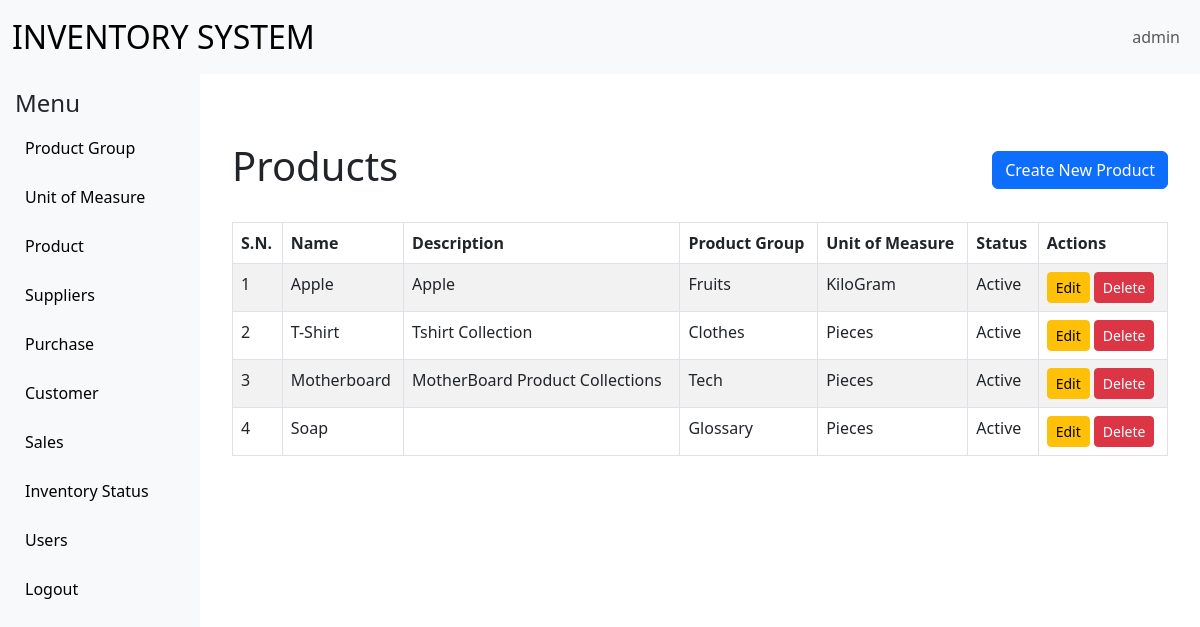
/productsystem/ProductList.php (signed in), run on the app's committed database.
### tables this page shows
CREATE TABLE `products` (
  `id` int(11) NOT NULL,
  `name` varchar(255) NOT NULL,
  `description` text DEFAULT NULL,
  `unitofmeasureid` int(11) DEFAULT NULL,
  `productgroupid` int(11) DEFAULT NULL,
  `status` enum('active','inactive') DEFAULT 'active'
);

CREATE TABLE `ProductGroups` (
  `id` int(11) NOT NULL,
  `name` varchar(255) NOT NULL,
  `description` text DEFAULT NULL,
  `status` enum('active','inactive') DEFAULT 'active'
);

CREATE TABLE `UnitOfMeasure` (
  `id` int(11) NOT NULL,
  `name` varchar(255) NOT NULL,
  `code` varchar(50) NOT NULL,
  `description` text DEFAULT NULL,
  `status` enum('active','inactive') DEFAULT 'active'
);

### productsystem/ProductList.php (the view)
<?php
include('../common/base.php');
$query = "SELECT p.id, p.name, p.description, pg.name as product_group, uom.name as UnitOfMeasure, p.status
          FROM products p
          JOIN ProductGroups pg ON p.productgroupid = pg.id
          JOIN UnitOfMeasure uom ON p.unitofmeasureid = uom.id";
$result = $con->query($query);
?>
    <div class="container mt-5">
        <div class="d-flex justify-content-between align-items-center mb-4">
            <h1>Products</h1>
            <a href="ProductCreate.php" class="btn btn-primary">Create New Product</a>
        </div>
        <table class="table table-striped table-bordered">
            <thead class="thead-dark">
                <tr>
                    <th>S.N.</th>
                    <th>Name</th>
                    <th>Description</th>
                    <th>Product Group</th>
                    <th>Unit of Measure</th>
                    <th>Status</th>
                    <th>Actions</th>
                </tr>
            </thead>
            <tbody>
                <?php $counter = 0; ?>
                <?php while($row = $result->fetch_assoc()): ?>
                <tr>
                    <td><?php echo ++$counter; ?></td>
                    <td><?php echo $row['name']; ?></td>
                    <td><?php echo $row['description']; ?></td>
                    <td><?php echo $row['product_group']; ?></td>
                    <td><?php echo $row['UnitOfMeasure']; ?></td>
                    <td><?php echo ucfirst($row['status']); ?></td>
                    <td>
                        <a href="ProductEdit.php?id=<?php echo $row['id']; ?>" class="btn btn-sm btn-warning">Edit</a>
                        <a href="ProductDelete.php?id=<?php echo $row['id']; ?>" class="btn btn-sm btn-danger" onclick="return confirm('Are you sure you want to delete this product?');">Delete</a>
                    </td>
                </tr>
                <?php endwhile; ?>
            </tbody>
        </table>
    </div>
 <?php include('../common/footer.php'); ?>

### common/base.php (shortened to what this page needs)
<!DOCTYPE html>
   <html lang="en">
   <head>
       <link href="https://cdn.jsdelivr.net/npm/bootstrap@5.3.0/dist/css/bootstrap.min.css" rel="stylesheet">
   </head>
   <body>
   <nav class="navbar navbar-expand-lg navbar-light bg-light">
       <div class="container-fluid">
           <a class="navbar-brand fs-2 text-uppercase" href="../common/dashboard.php">Inventory System</a>
           <div class="collapse navbar-collapse justify-content-end" id="navbarNav">
               <ul class="navbar-nav">
                   <li class="nav-item">
                       <a class="nav-link" href="#"><?php echo $_SESSION['username']; ?></a>
                   </li>
               </ul>
           </div>
       </div>
   </nav>
   <div class="container-fluid">
       <div class="row">
           <div class="col-md-3 col-lg-2 sidebar">
               <h4>Menu</h4>
               <a href="../productsystem/ProductGroupList.php">Product Group</a>
               <a href="../productsystem/UnitOfMeasureList.php">Unit of Measure</a>
               <a href="../productsystem/ProductList.php">Product</a>
               <a href="../purchasesystem/SupplierList.php">Suppliers</a>
               <a href="../purchasesystem/PurchaseList.php">Purchase</a>
               <a href="../salessystem/CustomerList.php">Customer</a>
               <a href="../salessystem/SalesList.php">Sales</a>
               <a href="../common/currentstock.php">Inventory Status</a>
               <?php
                   if($_SESSION['role'] == 'admin') {
                       echo '<a href="../common/userlist.php">Users</a>';
                   }
                   ?>
               <a href="../common/logout.php">Logout</a>
           </div>
           <div class="col-md-9 col-lg-10 content">

### common/footer.php (shortened to what this page needs)
</div>
        </div>
    </div>
</body>
</html>

### common/base.php (style rules this page uses)
body { overflow-x: hidden; }
.sidebar { min-height: 100vh; background-color: #f8f9fa; padding: 15px; }
.sidebar a { text-decoration: none; color: #000; padding: 10px; display: block; border-radius: 5px; margin-bottom: 5px; transition: all 0.4s; }
.content { padding: 20px; }

### data on the page
products: name "Apple", description "Apple", productgroupid.name "Fruits", unitofmeasureid.name "KiloGram", status "Active"
products: name "T-Shirt", description "Tshirt Collection", productgroupid.name "Clothes", unitofmeasureid.name "Pieces", status "Active"
products: name "Motherboard", description "MotherBoard Product Collections", productgroupid.name "Tech", unitofmeasureid.name "Pieces", status "Active"
products: name "Soap", productgroupid.name "Glossary", unitofmeasureid.name "Pieces", status "Active"

### other printed values
$_SESSION['username'] "admin"
